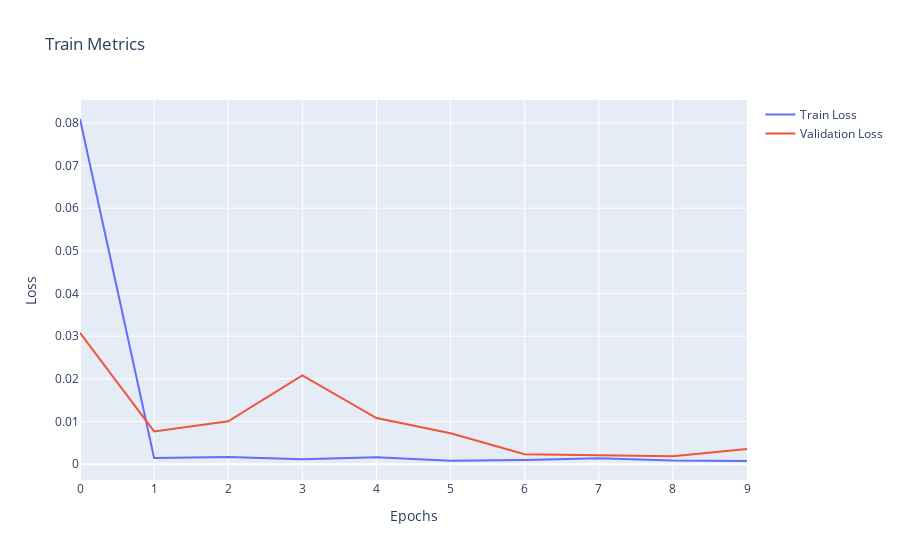

The code cell stored with this chart in its notebook:
### Code cell
#Predictions and take the real values

history_df = pd.DataFrame(history.history)
go.Figure() \
.add_trace(go.Scatter(x=history_df.index, y=history_df.loss, mode="lines", name="Train Loss")) \
.add_trace(go.Scatter(x=history_df.index, y=history_df.val_loss, mode="lines", name="Validation Loss")) \
.update_layout(
    title="Train Metrics",
    xaxis_title="Epochs",
    yaxis_title="Loss",
)

### Figure 1 — Plotly figure (JSON) as saved in the notebook; plotly's stock layout.template omitted (floating-point values rounded to 4 significant figures)
{"data": [{"mode": "lines", "name": "Train Loss", "type": "scatter", "x": [0, 1, 2, 3, 4, 5, 6, 7, 8, 9], "y": [0.0809, 0.001491, 0.001725, 0.00116, 0.001664, 0.0008197, 0.001011, 0.001431, 0.0008942, 0.0007672]}, {"mode": "lines", "name": "Validation Loss", "type": "scatter", "x": [0, 1, 2, 3, 4, 5, 6, 7, 8, 9], "y": [0.03081, 0.0077, 0.01006, 0.02084, 0.01084, 0.007282, 0.002339, 0.002143, 0.001904, 0.003585]}], "layout": {"title": {"text": "Train Metrics"}, "xaxis": {"title": {"text": "Epochs"}}, "yaxis": {"title": {"text": "Loss"}}}}
